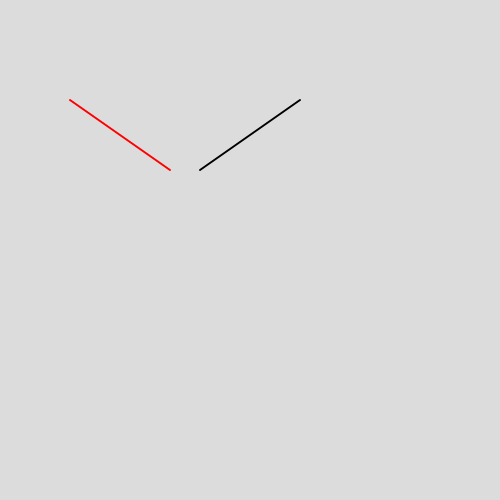
Frame 1 (no input)
Frame 60 (no input): identical to frame 1, image omitted
Frame 120 (the mouse pressed at the canvas centre since frame 60): identical to frame 1, image omitted

The p5.js sketch that drew this single still picture (run headless with seeded random() and noise() and a simulated clock; from frame 60 on, the mouse is pressed at the canvas centre):

// p5.js sketch
// ── sketch.js
function setup() {
  createCanvas(500, 500);
}

function draw() {
  background(220);
  // x_reflect(200,100,70,170);
  y_reflect(300,100,200,170);
}

function x_reflect(x1, y1,x2,y2){
  strokeWeight(2);
  stroke('black');
  s = [
    [1, 0, 0],
    [0 ,-1, 0],
    [0 , 0, 1],
  ];
  line(x1,y1,x2,y2);
  a = multiply(x1,y1,s);
  b = multiply(x2,y2,s);
  stroke('red');
  translate(0,399);
  line(a[0],a[1],b[0],b[1]);
  strokeWeight(0);
}

function y_reflect(x1, y1,x2,y2){
  strokeWeight(2);
  stroke('black');
  s = [
    [-1, 0, 0],
    [0 , 1, 0],
    [0 , 0, 1],
  ];
  line(x1,y1,x2,y2);
  a = multiply(x1,y1,s);
  b = multiply(x2,y2,s);
  stroke('red');
  translate(370,0);
  line(a[0],a[1],b[0],b[1]);
  strokeWeight(0);
}

function multiply(x,y,s){
  p = [
    [x],
    [y],
    [1],
  ];
  product = new Array(p.length);
  for(i = 0; i<s.length; i++){
    product[i] = new Array(1);
    for(j = 0; j<1; j++){
      product[i][j] = 0;
      for(k = 0; k<s[0].length; k++){
        product[i][j] += s[i][k] * p[k];
      }
    }
  }
  console.log(product);
  return product;
}
